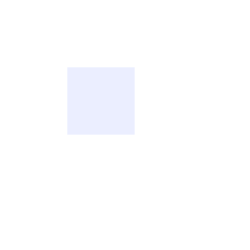
Frame 1 (no input)
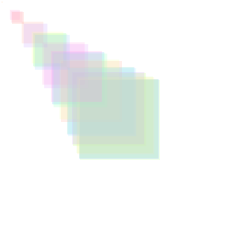
Frame 60 (the mouse pressed at the canvas centre just before this capture)
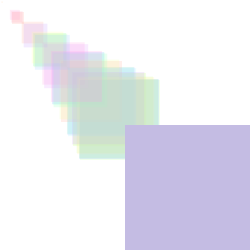
Frame 120 (the mouse held since frame 60 and released just before this capture)

The Processing sketch that drew these frames (run headless with seeded random() and noise(); from frame 60 on, the mouse is pressed at the canvas centre):

// Processing sketch: processing_24497
// ── processing_24497.pde

int counter;

void setup() {  //setup function called initially, only once
  size(250, 250);
  background(255);  //set background white
  colorMode(HSB);   //set colors to Hue, Saturation, Brightness mode
  counter = 0;
}

void draw() {  //draw function loops 
  counter++;
  noStroke();
  fill(random(255),100,255,50);
  
  if(mousePressed == true) { //add some interaction
    rect(mouseX, mouseY, 220, 220);
  }
  else {
    rect(80*sin(counter), 80*sin(counter), 80*sin(counter), 80*sin(counter));
  }
}

                
                
